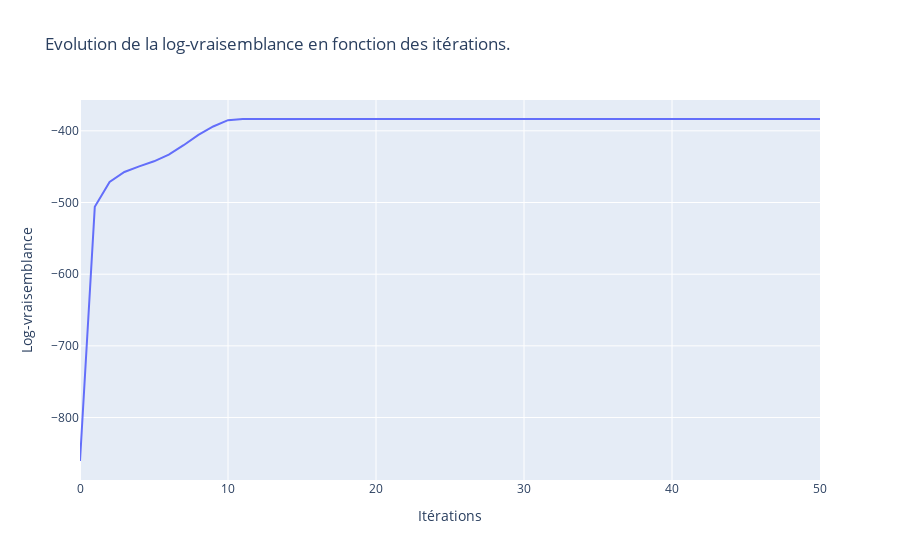

Notebook cell for this chart:
### Code cell
K = 2
Niter = 50

log_likelihood_values, final_weights, final_means, final_covariances = EM_algorithm_v2(X_standardized, K, Niter,42)

# print values 
print(f"weights: {final_weights}")
print(f"means: {final_means}")
print(f"covariances: {final_covariances}")
print(multivariate_normal.pdf(X_standardized, mean=final_means[0], cov=final_covariances[0])[:5])

# Plot log-likelihood
fig = go.Figure()
# Ajout de la trace pour l'évolution de la log-vraisemblance
fig.add_trace(go.Scatter(x=list(range(len(log_likelihood_values))),
                         y=log_likelihood_values,
                         mode='lines',
                         name='Log-vraisemblance'))

# Mise à jour du layout
fig.update_layout(title="Evolution de la log-vraisemblance en fonction des itérations.",
                  xaxis_title="Itérations",
                  yaxis_title="Log-vraisemblance")
fig.show()


# Plot data with plt.contour

plt.figure(figsize=(10, 7))
# Afficher le dataset et les estimations des deux lois normales
plt.scatter(X_standardized[:, 0], X_standardized[:, 1], s=5, label="Données")

# Créer un meshgrid pour le contour plot
x = np.linspace(-2, 2, 100)  # Ajusté pour les données standardisées
y = np.linspace(-2, 2, 100)  # Ajusté pour les données standardisées
X_mesh, Y_mesh = np.meshgrid(x, y)
pos = np.dstack((X_mesh, Y_mesh))

# Afficher les contours des deux gaussiennes
colors = ["Blue", "Red","Green","Yellow"]
for k in range(len(final_means)):
    Z = multivariate_normal.pdf(pos, mean=final_means[k], cov=final_covariances[k])
    plt.contour(X_mesh, Y_mesh, Z, levels=20, alpha=0.5, colors=colors[k])
    # Ajouter le centre de chaque cluster avec des couleurs distinctes
    plt.scatter(final_means[k][0], final_means[k][1], color=colors[k], s=100, marker='x', label=f'Centre Cluster {k+1}', linewidths=3)

plt.title("Dataset standardisé et estimations des deux lois normales")
plt.xlabel("Duration")
plt.ylabel("Waiting")
plt.legend()
plt.grid(True)
plt.show()

### Figure 1 — Plotly figure (JSON) as saved in the notebook; plotly's stock layout.template omitted (floating-point values rounded to 4 significant figures)
{"data": [{"mode": "lines", "name": "Log-vraisemblance", "type": "scatter", "x": [0, 1, 2, 3, 4, 5, 6, 7, 8, 9, 10, 11, 12, 13, 14, 15, 16, 17, 18, 19, 20, 21, 22, 23, 24, 25, 26, 27, 28, 29, 30, 31, 32, 33, 34, 35, 36, 37, 38, 39, 40, 41, 42, 43, 44, 45, 46, 47, 48, 49, 50], "y": [-860.6, -505.9, -471.2, -457.4, -449.6, -442.5, -433.1, -420.0, -405.6, -393.9, -385.1, -383.5, -383.5, -383.5, -383.5, -383.5, -383.5, -383.5, -383.5, -383.5, -383.5, -383.5, -383.5, -383.5, -383.5, -383.5, -383.5, -383.5, -383.5, -383.5, -383.5, -383.5, -383.5, -383.5, -383.5, -383.5, -383.5, -383.5, -383.5, -383.5, -383.5, -383.5, -383.5, -383.5, -383.5, -383.5, -383.5, -383.5, -383.5, -383.5, -383.5]}], "layout": {"title": {"text": "Evolution de la log-vraisemblance en fonction des itérations."}, "xaxis": {"title": {"text": "Itérations"}}, "yaxis": {"title": {"text": "Log-vraisemblance"}}}}
